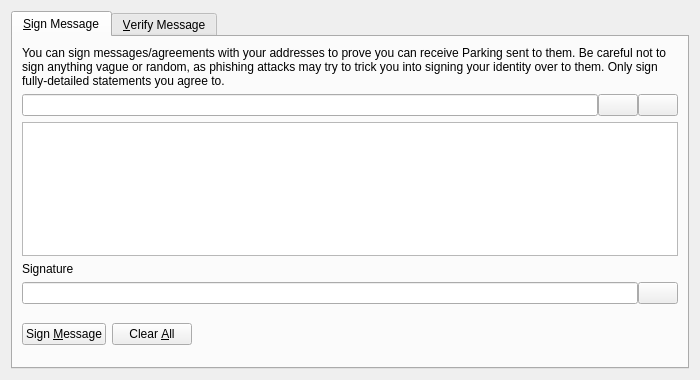
<?xml version="1.0" encoding="UTF-8"?>
<ui version="4.0">
 <class>SignVerifyMessageDialog</class>
 <widget class="QDialog" name="SignVerifyMessageDialog">
  <property name="geometry">
   <rect>
    <x>0</x>
    <y>0</y>
    <width>700</width>
    <height>380</height>
   </rect>
  </property>
  <property name="windowTitle">
   <string>Signatures - Sign / Verify a Message</string>
  </property>
  <property name="modal">
   <bool>true</bool>
  </property>
  <layout class="QVBoxLayout" name="verticalLayout">
   <item>
    <widget class="QTabWidget" name="tabWidget">
     <property name="currentIndex">
      <number>0</number>
     </property>
     <widget class="QWidget" name="tabSignMessage">
      <attribute name="title">
       <string>&amp;Sign Message</string>
      </attribute>
      <layout class="QVBoxLayout" name="verticalLayout_SM">
       <item>
        <widget class="QLabel" name="infoLabel_SM">
         <property name="text">
          <string>You can sign messages/agreements with your addresses to prove you can receive Parking sent to them. Be careful not to sign anything vague or random, as phishing attacks may try to trick you into signing your identity over to them. Only sign fully-detailed statements you agree to.</string>
         </property>
         <property name="textFormat">
          <enum>Qt::PlainText</enum>
         </property>
         <property name="wordWrap">
          <bool>true</bool>
         </property>
        </widget>
       </item>
       <item>
        <layout class="QHBoxLayout" name="horizontalLayout_1_SM">
         <property name="spacing">
          <number>0</number>
         </property>
         <item>
          <widget class="QValidatedLineEdit" name="addressIn_SM">
           <property name="toolTip">
            <string>The Parking address to sign the message with</string>
           </property>
          </widget>
         </item>
         <item>
          <widget class="QPushButton" name="addressBookButton_SM">
           <property name="toolTip">
            <string>Choose previously used address</string>
           </property>
           <property name="text">
            <string/>
           </property>
           <property name="shortcut">
            <string>Alt+A</string>
           </property>
           <property name="autoDefault">
            <bool>false</bool>
           </property>
          </widget>
         </item>
         <item>
          <widget class="QPushButton" name="pasteButton_SM">
           <property name="toolTip">
            <string>Paste address from clipboard</string>
           </property>
           <property name="text">
            <string/>
           </property>
           <property name="shortcut">
            <string>Alt+P</string>
           </property>
           <property name="autoDefault">
            <bool>false</bool>
           </property>
          </widget>
         </item>
        </layout>
       </item>
       <item>
        <widget class="QPlainTextEdit" name="messageIn_SM">
         <property name="toolTip">
          <string>Enter the message you want to sign here</string>
         </property>
        </widget>
       </item>
       <item>
        <widget class="QLabel" name="signatureLabel_SM">
         <property name="text">
          <string>Signature</string>
         </property>
         <property name="textFormat">
          <enum>Qt::PlainText</enum>
         </property>
        </widget>
       </item>
       <item>
        <layout class="QHBoxLayout" name="horizontalLayout_2_SM">
         <property name="spacing">
          <number>0</number>
         </property>
         <item>
          <widget class="QLineEdit" name="signatureOut_SM">
           <property name="font">
            <font>
             <italic>true</italic>
            </font>
           </property>
           <property name="readOnly">
            <bool>true</bool>
           </property>
          </widget>
         </item>
         <item>
          <widget class="QPushButton" name="copySignatureButton_SM">
           <property name="toolTip">
            <string>Copy the current signature to the system clipboard</string>
           </property>
           <property name="text">
            <string/>
           </property>
           <property name="autoDefault">
            <bool>false</bool>
           </property>
          </widget>
         </item>
        </layout>
       </item>
       <item>
        <layout class="QHBoxLayout" name="horizontalLayout_3_SM">
         <item>
          <widget class="QPushButton" name="signMessageButton_SM">
           <property name="toolTip">
            <string>Sign the message to prove you own this Parking address</string>
           </property>
           <property name="text">
            <string>Sign &amp;Message</string>
           </property>
           <property name="autoDefault">
            <bool>false</bool>
           </property>
          </widget>
         </item>
         <item>
          <widget class="QPushButton" name="clearButton_SM">
           <property name="toolTip">
            <string>Reset all sign message fields</string>
           </property>
           <property name="text">
            <string>Clear &amp;All</string>
           </property>
           <property name="autoDefault">
            <bool>false</bool>
           </property>
          </widget>
         </item>
         <item>
          <spacer name="horizontalSpacer_1_SM">
           <property name="orientation">
            <enum>Qt::Horizontal</enum>
           </property>
           <property name="sizeHint" stdset="0">
            <size>
             <width>40</width>
             <height>48</height>
            </size>
           </property>
          </spacer>
         </item>
         <item>
          <widget class="QLabel" name="statusLabel_SM">
           <property name="font">
            <font>
             <weight>75</weight>
             <bold>true</bold>
            </font>
           </property>
           <property name="text">
            <string/>
           </property>
           <property name="wordWrap">
            <bool>true</bool>
           </property>
          </widget>
         </item>
         <item>
          <spacer name="horizontalSpacer_2_SM">
           <property name="orientation">
            <enum>Qt::Horizontal</enum>
           </property>
           <property name="sizeHint" stdset="0">
            <size>
             <width>40</width>
             <height>48</height>
            </size>
           </property>
          </spacer>
         </item>
        </layout>
       </item>
      </layout>
     </widget>
     <widget class="QWidget" name="tabVerifyMessage">
      <attribute name="title">
       <string>&amp;Verify Message</string>
      </attribute>
      <layout class="QVBoxLayout" name="verticalLayout_VM">
       <item>
        <widget class="QLabel" name="infoLabel_VM">
         <property name="text">
          <string>Enter the receiver's address, message (ensure you copy line breaks, spaces, tabs, etc. exactly) and signature below to verify the message. Be careful not to read more into the signature than what is in the signed message itself, to avoid being tricked by a man-in-the-middle attack. Note that this only proves the signing party receives with the address, it cannot prove sendership of any transaction!</string>
         </property>
         <property name="textFormat">
          <enum>Qt::PlainText</enum>
         </property>
         <property name="alignment">
          <set>Qt::AlignLeading|Qt::AlignLeft|Qt::AlignTop</set>
         </property>
         <property name="wordWrap">
          <bool>true</bool>
         </property>
        </widget>
       </item>
       <item>
        <layout class="QHBoxLayout" name="horizontalLayout_1_VM">
         <property name="spacing">
          <number>0</number>
         </property>
         <item>
          <widget class="QValidatedLineEdit" name="addressIn_VM">
           <property name="toolTip">
            <string>The Parking address the message was signed with</string>
           </property>
          </widget>
         </item>
         <item>
          <widget class="QPushButton" name="addressBookButton_VM">
           <property name="toolTip">
            <string>Choose previously used address</string>
           </property>
           <property name="text">
            <string/>
           </property>
           <property name="shortcut">
            <string>Alt+A</string>
           </property>
           <property name="autoDefault">
            <bool>false</bool>
           </property>
          </widget>
         </item>
        </layout>
       </item>
       <item>
        <widget class="QPlainTextEdit" name="messageIn_VM"/>
       </item>
       <item>
        <widget class="QValidatedLineEdit" name="signatureIn_VM"/>
       </item>
       <item>
        <layout class="QHBoxLayout" name="horizontalLayout_2_VM">
         <item>
          <widget class="QPushButton" name="verifyMessageButton_VM">
           <property name="toolTip">
            <string>Verify the message to ensure it was signed with the specified Parking address</string>
           </property>
           <property name="text">
            <string>Verify &amp;Message</string>
           </property>
           <property name="autoDefault">
            <bool>false</bool>
           </property>
          </widget>
         </item>
         <item>
          <widget class="QPushButton" name="clearButton_VM">
           <property name="toolTip">
            <string>Reset all verify message fields</string>
           </property>
           <property name="text">
            <string>Clear &amp;All</string>
           </property>
           <property name="autoDefault">
            <bool>false</bool>
           </property>
          </widget>
         </item>
         <item>
          <spacer name="horizontalSpacer_1_VM">
           <property name="orientation">
            <enum>Qt::Horizontal</enum>
           </property>
           <property name="sizeHint" stdset="0">
            <size>
             <width>40</width>
             <height>48</height>
            </size>
           </property>
          </spacer>
         </item>
         <item>
          <widget class="QLabel" name="statusLabel_VM">
           <property name="font">
            <font>
             <weight>75</weight>
             <bold>true</bold>
            </font>
           </property>
           <property name="text">
            <string/>
           </property>
           <property name="wordWrap">
            <bool>true</bool>
           </property>
          </widget>
         </item>
         <item>
          <spacer name="horizontalSpacer_2_VM">
           <property name="orientation">
            <enum>Qt::Horizontal</enum>
           </property>
           <property name="sizeHint" stdset="0">
            <size>
             <width>40</width>
             <height>48</height>
            </size>
           </property>
          </spacer>
         </item>
        </layout>
       </item>
      </layout>
     </widget>
    </widget>
   </item>
  </layout>
 </widget>
 <customwidgets>
  <customwidget>
   <class>QValidatedLineEdit</class>
   <extends>QLineEdit</extends>
   <header>qvalidatedlineedit.h</header>
  </customwidget>
 </customwidgets>
 <resources>
  <include location="../parking.qrc"/>
 </resources>
 <connections/>
</ui>
